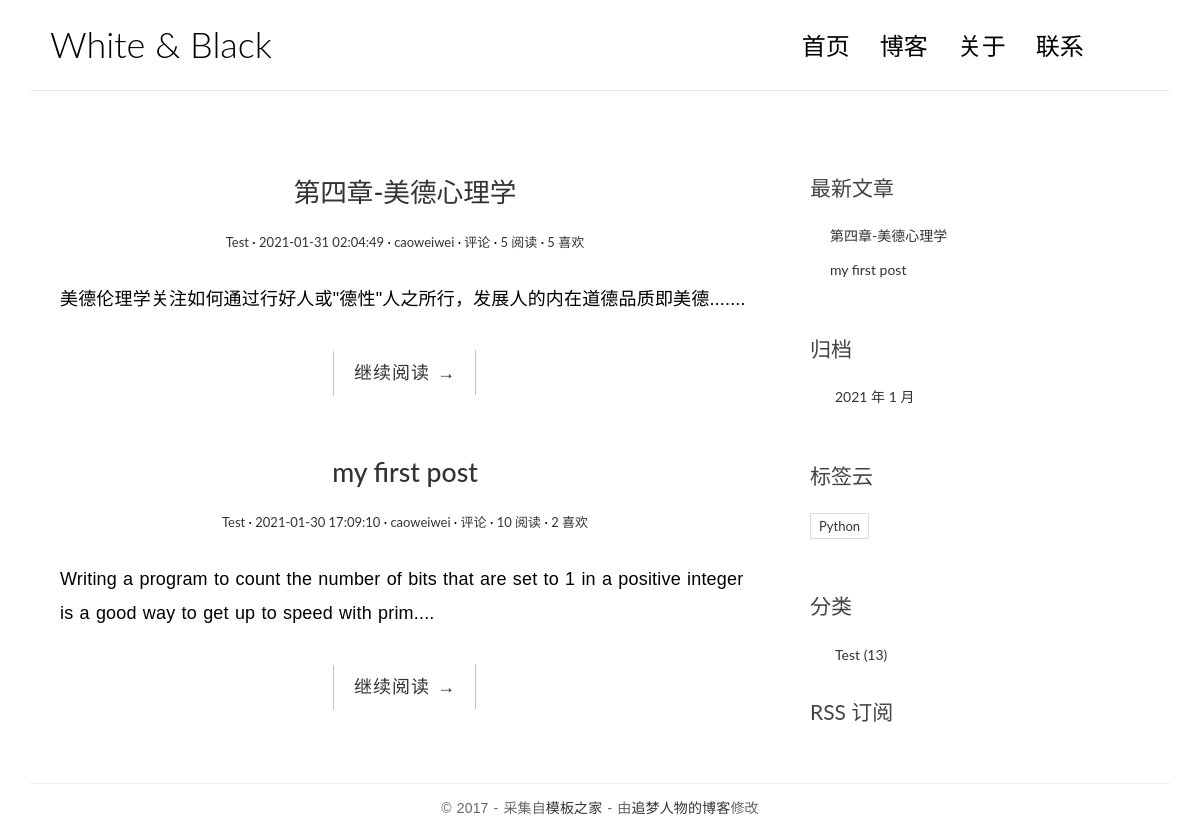
The app's page /, older data.
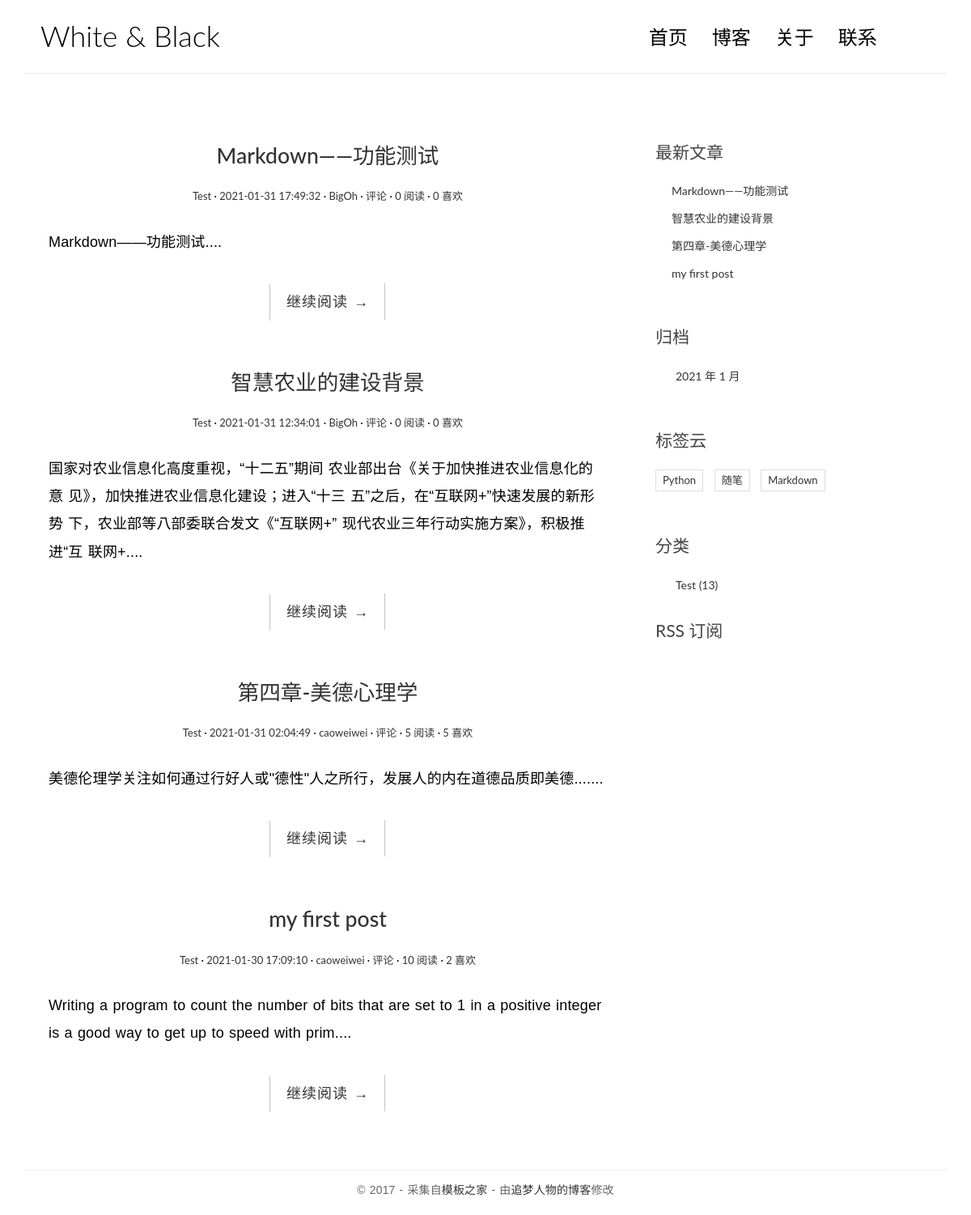
The same page, newer data.
### blog/models.py (models this page shows, shortened)
class BlogPost(models.Model):
    title = models.CharField(max_length=64)
    text = models.TextField()
    excerpt = models.CharField(max_length=128, null=True, blank=True, default='')
    views = models.PositiveIntegerField(default=0)
    likes = models.PositiveIntegerField(default=0)
    created_at = models.DateTimeField(auto_now_add=True)
    updated_at = models.DateTimeField(auto_now=True)
    author = models.ForeignKey(to=User, on_delete=models.SET_DEFAULT, default='Admin')
    tags = models.ManyToManyField(to=Tag, blank=True)
    category = models.ForeignKey(to=Category, on_delete=models.SET_NULL, null=True, blank=True)
    class Meta:
        verbose_name = '文章'
        verbose_name_plural = '文章列表'
        ordering = ['-created_at']  # set the default ordering field
    def get_absolute_url(self):
        return reverse('blog:blog_post_detail', kwargs={'blog_post_id': self.id})

class Category(models.Model):
    category_name = models.CharField(max_length=32)
    class Meta:
        verbose_name = '分类'
        verbose_name_plural = '分类列表'
    def __str__(self):
        return '%s' % self.category_name

class Tag(models.Model):
    tag_name = models.CharField(max_length=32, unique=True)
    class Meta:
        verbose_name = '标签'
        verbose_name_plural = '标签列表'

### blog/views.py (the view)
# urls.py: path('', views.index, name='index'), # homepage
def index(request):
    blog_posts = BlogPost.objects.all()
    context = {
        'website_title': 'White & Black',
        'blog_posts': blog_posts,
    }
    return render(request, 'blog/index.html', context)

### blog/templatetags/blog_extras.py (called while the page is built)
@register.inclusion_tag('blog/inclusions/_recent_posts.html', takes_context=True)
def show_recent_blog_posts(context, num=5):
    return {
        'recent_post_list': models.BlogPost.objects.all()[:num],
    }

@register.inclusion_tag('blog/inclusions/_archives.html', takes_context=True)
def show_archives(context):
    return {
        'datetime_list': models.BlogPost.objects.dates('created_at', 'month', order='DESC')
    }

@register.inclusion_tag('blog/inclusions/_categories.html', takes_context=True)
def show_categories(context):
    return {
        'category_list': models.Category.objects.all()
    }

@register.inclusion_tag('blog/inclusions/_tags.html', takes_context=True)
def show_tags(context):
    return {
        'tag_list': models.Tag.objects.all()
    }

### templates/blog/index.html
{% extends 'blog/../base.html' %}
{% block main_contain_region %}
    {% for blog_post in blog_posts %}
        <article class="post post-{{ blog_post.id }}">
            <header class="entry-header">
                <h1 class="entry-title">
                    <a href="{{ blog_post.get_absolute_url }}">{{ blog_post.title }}</a>
                </h1>
                <div class="entry-meta">
                    <span class="post-category"><a href="#">{{ blog_post.category }}</a></span>
                    <span class="post-date"><a href="#"><time class="entry-date" >{{ blog_post.created_at }}</time></a></span>
                    <span class="post-author"><a href="#">{{ blog_post.author }}</a></span>
                    <span class="comments-link"><a href="#">{{ blog_post.comments }} 评论</a></span>
                    <span class="views-count"><a href="#">{{ blog_post.views }} 阅读</a></span>
                    <span class="likes-count"><a href="#">{{ blog_post.likes }} 喜欢</a></span>
                </div>
            </header>
            <div class="entry-content clearfix">
                <p>{{ blog_post.excerpt }}....</p>
                <div class="read-more cl-effect-14">
                    <a href="{{ blog_post.get_absolute_url }}" class="more-link">继续阅读 <span class="meta-nav">→</span></a>
                </div>
            </div>
        </article>
    {% empty %}
        <div class="no-post"><h1>暂时还没有发布的文章！</h1></div>
    {% endfor %}
{% endblock %}

### templates/blog/inclusions/_recent_posts.html
<div class="widget widget-recent-posts">
    <h3 class="widget-title">最新文章</h3>
        <ul>
            {% for blog_post in recent_post_list %}
            <li>
                <a href="{{ blog_post.get_absolute_url }}">{{ blog_post.title }}</a>
            </li>
            {% empty %}
                暂无文章！
            {% endfor %}
    </ul>
</div>

### templates/blog/inclusions/_tags.html
<div class="widget widget-tag-cloud">
  <h3 class="widget-title">标签云</h3>
  <ul>
    {% for tag in tag_list %}
      <li>
        <a href="{% url 'blog:tag' tag.id %}">{{ tag.tag_name }}</a>
      </li>
    {% empty %}
      暂无标签！
    {% endfor %}
  </ul>
</div>

### templates/blog/inclusions/_categories.html
<div class="widget widget-category">
  <h3 class="widget-title">分类</h3>
  <ul>
    {% for category in category_list %}
      <li>
        <a href="{% url 'blog:category' category.id %}">{{ category.category_name }} <span class="post-count">(13)</span></a>
      </li>
    {% empty %}
      暂无分类！
    {% endfor %}
  </ul>
</div>

Row changes from the older to the newer data that the page shows:
added BlogPost: title "Markdown——功能测试", category "Test", created_at "2021-01-31 17:49:32", author "BigOh", views "0", likes "0", excerpt "Markdown——功能测试"
added BlogPost: title "智慧农业的建设背景", category "Test", created_at "2021-01-31 12:34:01", author "BigOh", views "0", likes "0", excerpt "国家对农业信息化高度重视，“十二五”期间 农业部出台《关于加快推进农业信息化的意 见》，加快推进农业信息化建设；进入“十三 五”之后，在“互联网+”快速发展的新形势 下，农业部等八部委联合发文《“互联网+” 现代农业三年行动实施方案》，积极推进“互 联网+"
added Tag: tag_name "随笔"
added Tag: tag_name "Markdown"
